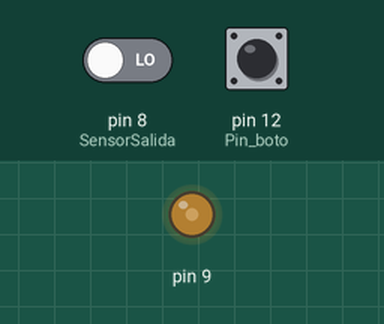
This sketch was run on a simulated Arduino Uno, built with avr-gcc and run on an emulated ATmega328P. Parts: output pins drawn as LEDs (lit = HIGH). The inputs (shaded band) are chosen by the test bench; at power-on: pin 12 (Pin_boto) HIGH, pin 8 (SensorSalida) LOW. Pins used as bus, display or sensor lines are not drawn; what the sketch prints to the serial monitor is not drawn.

Above: at 1.2 s.
1.3 s: pin 12 (Pin_boto) pulled LOW for 3.2 s
Timing chart, 0 to 4.3 s (numbered marks = the images above; inputs shaded):
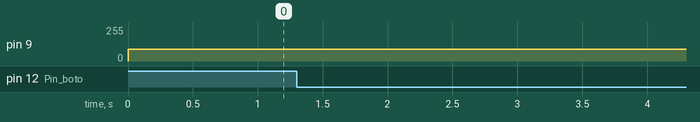

Measured:
- after the input at 1.3 s, every drawn part: stays the same

The sketch:

Codi_llauna.ino
```cpp
#define S0 4
#define S1 5
#define S2 6
#define S3 7
#define SensorSalida 8

int Pin_boto=12;
int Pin_lectura;

float Segons=0;
int Minuts=0;
int Hores=0;

int Actual=0;
int Anterior=1;

int Rojo_Freq=0;
int Azul_Freq=0;
int Verde_Freq=0;
int pos = 0;

int Canvi=0;
void setup() {
  pinMode (S0, OUTPUT);
  pinMode (S1, OUTPUT);
  pinMode (S2, OUTPUT);
  pinMode (S3, OUTPUT);
  pinMode (SensorSalida, INPUT);
  pinMode (9, OUTPUT);
  pinMode(Pin_boto, INPUT);
  digitalWrite(S0, LOW);
  digitalWrite(S1,HIGH);
  Serial.begin (9600);}


void loop() {
  unsigned long Temps=millis();
  //mins ();
  //ROTACIÓ SERVO
  analogWrite (9,90);
  temps();}


void temps() {

  digitalWrite (S2, LOW);
  digitalWrite (S3, LOW);
  Rojo_Freq=pulseIn(SensorSalida,LOW);


  digitalWrite (S2, HIGH);
  digitalWrite (S3, HIGH);
  Verde_Freq=pulseIn(SensorSalida,LOW);


  digitalWrite (S2, LOW);
  digitalWrite (S3, HIGH);
  Azul_Freq=pulseIn(SensorSalida,LOW);

  //Serial.print(Rojo_Freq);
  //Serial.print(",");
  //Serial.print(Verde_Freq);
  //Serial.print(",");
  //Serial.println(Azul_Freq);


  if (0 <= Rojo_Freq && Rojo_Freq < 28 && 0 < Verde_Freq && Verde_Freq < 28 && 0 < Azul_Freq && Azul_Freq < 28) {
    Actual=0;
    if (Actual==0 && Anterior==0){
      Canvi+=1;
      //A:
      //Segons+=x;
      //B:
      //Segons+=y;
      Anterior=1;}
    }

  if (28<= Rojo_Freq && Rojo_Freq <= 80 && 28 < Verde_Freq && Verde_Freq < 90 && 28< Azul_Freq && Azul_Freq < 70) {
    Actual=1;
    if (Actual==1 && Anterior==1){
      Canvi+=1;
      //A:
      //Segons+=x;
      //B:
      //Segons+=y;
      Anterior=0;}
    }
  if (Segons >= 60) {
    Minuts+=1;
    Segons-=60;}

  if (Minuts == 60){
    Hores+=1;
    Minuts-=60;}

  int Boto_lectura= digitalRead(Pin_boto);
  if(Boto_lectura == 0){
    Serial.print ("Han passat: ");
    Serial.print (Hores);
    Serial.print (" hores ");

    Serial.print (Minuts);
    Serial.print (" minuts y ");
    Serial.print ("Han passat: ");

    Serial.print (Segons);
    Serial.print (" segons des de l'inici del gir. ");
    Serial.println (" ");
  }}
```
